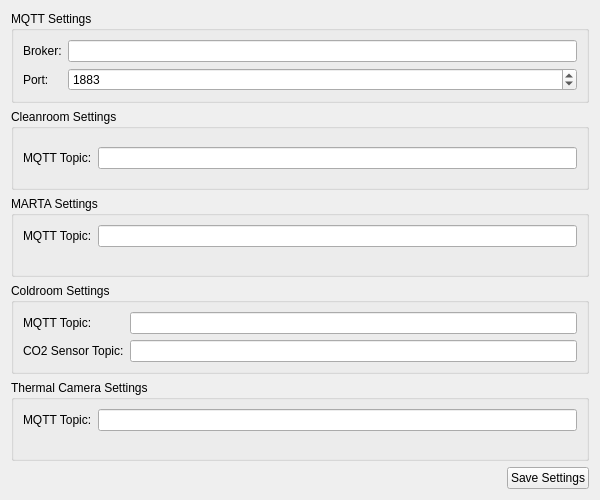
<?xml version="1.0" encoding="UTF-8"?>
<ui version="4.0">
 <class>SettingsForm</class>
 <widget class="QWidget" name="SettingsForm">
  <property name="geometry">
   <rect>
    <x>0</x>
    <y>0</y>
    <width>600</width>
    <height>500</height>
   </rect>
  </property>
  <property name="windowTitle">
   <string>Settings</string>
  </property>
  <layout class="QVBoxLayout" name="verticalLayout">
   <item>
    <widget class="QGroupBox" name="mqttGroupBox">
     <property name="title">
      <string>MQTT Settings</string>
     </property>
     <layout class="QFormLayout" name="formLayout">
      <item row="0" column="0">
       <widget class="QLabel" name="brokerLabel">
        <property name="text">
         <string>Broker:</string>
        </property>
       </widget>
      </item>
      <item row="0" column="1">
       <widget class="QLineEdit" name="brokerLineEdit"/>
      </item>
      <item row="1" column="0">
       <widget class="QLabel" name="portLabel">
        <property name="text">
         <string>Port:</string>
        </property>
       </widget>
      </item>
      <item row="1" column="1">
       <widget class="QSpinBox" name="portSpinBox">
        <property name="minimum">
         <number>1</number>
        </property>
        <property name="maximum">
         <number>65535</number>
        </property>
        <property name="value">
         <number>1883</number>
        </property>
       </widget>
      </item>
     </layout>
    </widget>
   </item>
   <item>
    <widget class="QGroupBox" name="groupBox">
     <property name="title">
      <string>Cleanroom Settings</string>
     </property>
     <layout class="QGridLayout" name="gridLayout">
      <item row="0" column="0">
       <widget class="QLabel" name="cleanroomTopicLabel">
        <property name="text">
         <string>MQTT Topic:</string>
        </property>
       </widget>
      </item>
      <item row="0" column="1">
       <widget class="QLineEdit" name="cleanroomTopicLineEdit"/>
      </item>
     </layout>
    </widget>
   </item>
   <item>
    <widget class="QGroupBox" name="martaGroupBox">
     <property name="title">
      <string>MARTA Settings</string>
     </property>
     <layout class="QFormLayout" name="formLayout_2">
      <item row="0" column="0">
       <widget class="QLabel" name="martaTopicLabel">
        <property name="text">
         <string>MQTT Topic:</string>
        </property>
       </widget>
      </item>
      <item row="0" column="1">
       <widget class="QLineEdit" name="martaTopicLineEdit"/>
      </item>
     </layout>
    </widget>
   </item>
   <item>
    <widget class="QGroupBox" name="coldroomGroupBox">
     <property name="title">
      <string>Coldroom Settings</string>
     </property>
     <layout class="QFormLayout" name="formLayout_3">
      <item row="0" column="0">
       <widget class="QLabel" name="coldroomTopicLabel">
        <property name="text">
         <string>MQTT Topic:</string>
        </property>
       </widget>
      </item>
      <item row="0" column="1">
       <widget class="QLineEdit" name="coldroomTopicLineEdit"/>
      </item>
      <item row="1" column="0">
       <widget class="QLabel" name="co2SensorTopicLabel">
        <property name="text">
         <string>CO2 Sensor Topic:</string>
        </property>
       </widget>
      </item>
      <item row="1" column="1">
       <widget class="QLineEdit" name="co2SensorTopicLineEdit"/>
      </item>
     </layout>
    </widget>
   </item>
   <item>
    <widget class="QGroupBox" name="thermalCameraGroupBox">
     <property name="title">
      <string>Thermal Camera Settings</string>
     </property>
     <layout class="QFormLayout" name="formLayout_4">
      <item row="0" column="0">
       <widget class="QLabel" name="thermalCameraTopicLabel">
        <property name="text">
         <string>MQTT Topic:</string>
        </property>
       </widget>
      </item>
      <item row="0" column="1">
       <widget class="QLineEdit" name="thermalCameraTopicLineEdit"/>
      </item>
     </layout>
    </widget>
   </item>
   <item>
    <layout class="QHBoxLayout" name="horizontalLayout">
     <item>
      <spacer name="horizontalSpacer">
       <property name="orientation">
        <enum>Qt::Horizontal</enum>
       </property>
       <property name="sizeHint" stdset="0">
        <size>
         <width>40</width>
         <height>20</height>
        </size>
       </property>
      </spacer>
     </item>
     <item>
      <widget class="QPushButton" name="saveButton">
       <property name="text">
        <string>Save Settings</string>
       </property>
      </widget>
     </item>
    </layout>
   </item>
  </layout>
 </widget>
 <resources/>
 <connections/>
</ui>
